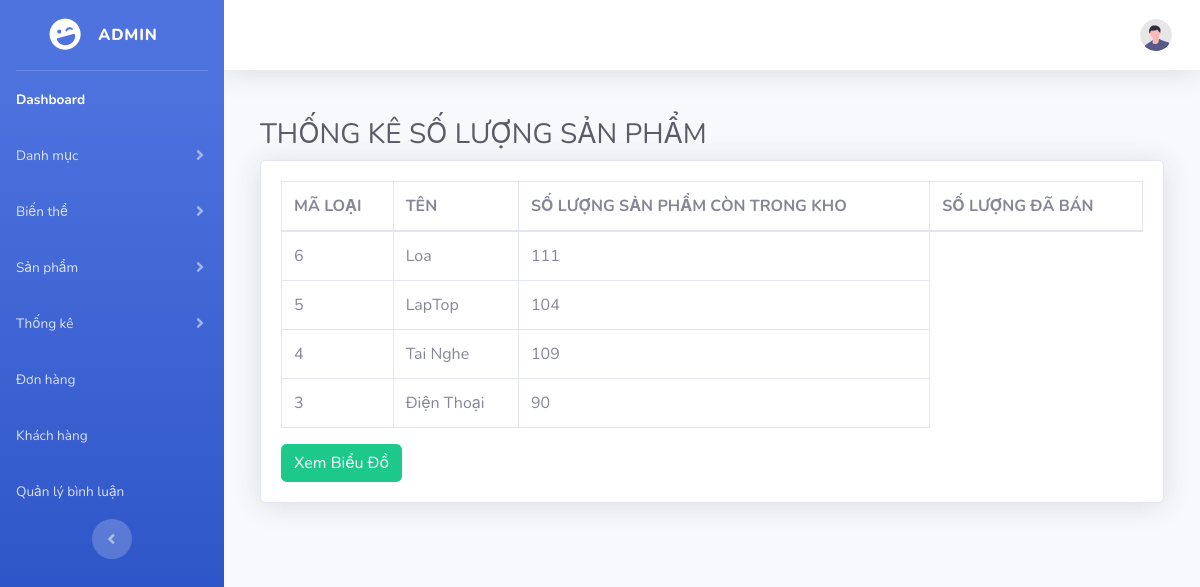
The page /Du_An_1/admin/index.php?act=listthongkesl on the database its author committed.
### tables this page shows
CREATE TABLE `categories` (
  `id_category` int NOT NULL COMMENT 'Mã loại hàng',
  `name_cat` varchar(255) NOT NULL COMMENT 'Tên của loại hàng',
  `created_at` datetime DEFAULT CURRENT_TIMESTAMP COMMENT 'Ngày tạo ',
  `updated_at` datetime DEFAULT CURRENT_TIMESTAMP COMMENT 'Ngày cập nhật'
);

### Du_An_1/admin/controller/thongkecontroller.php (called while the page is built, shortened)
<?php
class thongkeslController
{
    public $thongkeslModel;
    function __construct()
    {
        $this->thongkeslModel = new thongkeslModel();
    }
    function listThongkesl()
    {
        $thongkesk = $this->thongkeslModel->thongkesl();
        require_once 'view/listthongkesl.php';
    }
}
?>

### Du_An_1/admin/index.php (called while the page is built, shortened)
<?php
require_once __DIR__ . '/../commons/function.php';
require_once __DIR__ . '/controller/thongkecontroller.php';
require_once __DIR__ . '/model/thongkemodel.php';
$act = $_GET['act'] ?? '/';
$id_category = $_GET['id_category'] ?? null;
$id_variant = $_GET['id_variant'] ?? null;
$id_user = $_GET['id_user'] ?? null;
match ($act) {
    '/' => (new trang_chu())->trang_chu(),
    'listProduct' => (new productController())->listProduct(),
    'insertProduct' => (new productController())->insert(),
    'updateProduct' => (new productController())->update($_GET['id']),
    'deleteProduct' => (new productController())->delete($_GET['id']),
    'listProduct_variant' => (new productController())->listProduct_variant(),
    'updateProduct_variant' => (new productController())->updateProduct_variant($_GET['id_pro'], $_GET['id_var']),
    'deleteProduct_variant' => (new productController())->deleteProduct_variant($_GET['id_pro'], $_GET['id_var']),
    'listBill' => (new billController())->listBill(),
    'updateBill' => (new billController())->updateBill($_GET['id']),
    'addvariant' => (new variantController())->insert(),
    'listvariant' => (new variantController())->listvariant(),
    'updatevariant' => (new variantController())->update($id_variant),
    'deletevariant' => (new variantController())->delete($id_variant),
    'addcategories' => (new catagoriesController())->insert(),
    'listcategories' => (new catagoriesController())->listcategories(),
    'updatecategories' => (new catagoriesController())->update($id_category),
    'deletecategories' => (new catagoriesController())->delete($id_category),
    'listUser' => (new UserController())->listUsers(),
    'addUser' => (new UserController())->addUser(),
    'insertUser' => (new UserController())->insertUser(),
    'deleteUser' => (new UserController())->deleteUser($id_user),
    'listthongkesl' => (new thongkeslController())->listThongkesl(),
    'bieudosl' => (new thongkeslController())->bieudosl(),
    'listComments' => (new CommentController())->listComments(),
    'toggleCensorship' => (new CommentController())->toggleCensorship($_GET['id'], $_GET['status']),
    'deleteComment' => (new CommentController())->deleteComment($_GET['id']),
    default => throw new Exception("No matching action found for '$act'"),
};

### Du_An_1/commons/function.php (called while the page is built, shortened)
<?php
function connDBAss()
{
    $host = "mysql:host=localhost;dbname=pro1014;charset=utf8";
    $user = "root";
    $pass = "";
    try {
        $conn = new PDO($host, $user, $pass);
        $conn->setAttribute(PDO::ATTR_ERRMODE, PDO::ERRMODE_EXCEPTION);
        return $conn;
    } catch (PDOException $th) {
        echo $th->getMessage();
    }
}

### Du_An_1/admin/model/thongkemodel.php (called while the page is built)
<?php
class thongkeslModel
{
    public $conn;
    function __construct()
    {
        $this->conn = connDBAss();
    }
    function thongkesl()
    {
        $sql = "SELECT
            categories.id_category AS id_category,
            categories.name_cat AS name_cat,
            SUM(products.amount) AS total_quantity  -- Tổng số lượng của các sản phẩm trong danh mục
        FROM
            products
        LEFT JOIN
            categories
        ON
            products.id_category = categories.id_category
        GROUP BY
            categories.id_category,
            categories.name_cat
        ORDER BY
            categories.id_category DESC";
        return $this->conn->query($sql)->fetchAll();
    }
}
?>

### Du_An_1/admin/view/listthongkesl.php (the view, shortened to what this page needs)
<?php
require_once 'layout/header.php';
require_once 'layout/navbar.php';
?>
<div id="content-wrapper" class="d-flex flex-column">
    <div id="content">
        <?php require_once 'layout/topbar.php'?>
        <div class="container-fluid">
            <div class="row">
<div class="container-fluid">
<h1 class="h3 mb-2 text-gray-800">THỐNG KÊ SỐ LƯỢNG SẢN PHẨM</h1>
<div class="card shadow mb-4">
    <div class="card-body">
        <div class="table-responsive">
            <table class="table table-bordered" id="dataTable" width="100%" cellspacing="0">
                <thead>
                    <tr>
                    <th>MÃ LOẠI</th>
                    <th>TÊN</th>
                    <th>SỐ LƯỢNG SẢN PHẨM CÒN TRONG KHO</th>
                    <th>SỐ LƯỢNG ĐÃ BÁN</th>
                    </tr>
                </thead>
                <tbody>
                <?php
                foreach ($thongkesk as $key => $value) {
                    ?>
                    <tr>
                        <td><?= $value['id_category'] ?></td>
                        <td><?= $value['name_cat'] ?></td>
                        <td><?= $value['total_quantity'] ?></td>
                    </tr>
                    <?php
                }
                ?>
            </tbody>
            </table>
            <div class="input_button">
            <a href="index.php?act=bieudosl"><input class="btn btn-success" type="button" value="Xem Biểu Đồ"></a>
            </div>
        </div>
    </div>
</div>
            </div>
    </div>
    <?php
    require_once 'layout/footer.php';
    ?>

### rows shown on the page
categories: id_category "6", name_cat "Loa", total_quantity "111"
categories: id_category "5", name_cat "LapTop", total_quantity "104"
categories: id_category "4", name_cat "Tai Nghe", total_quantity "109"
categories: id_category "3", name_cat "Điện Thoại", total_quantity "90"
